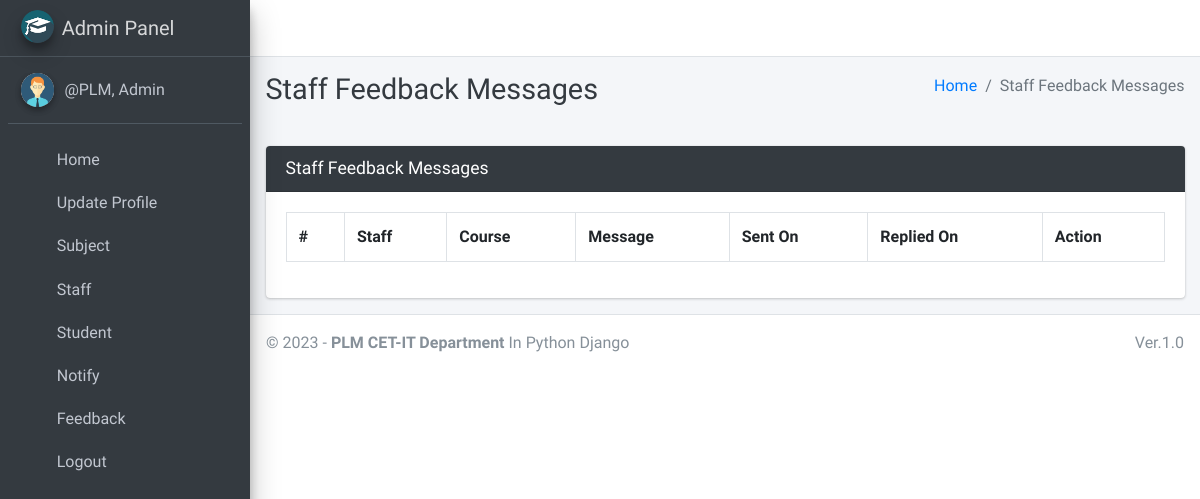
/staff/view/feedback/ (signed in), run on an earlier commit of the app's database.
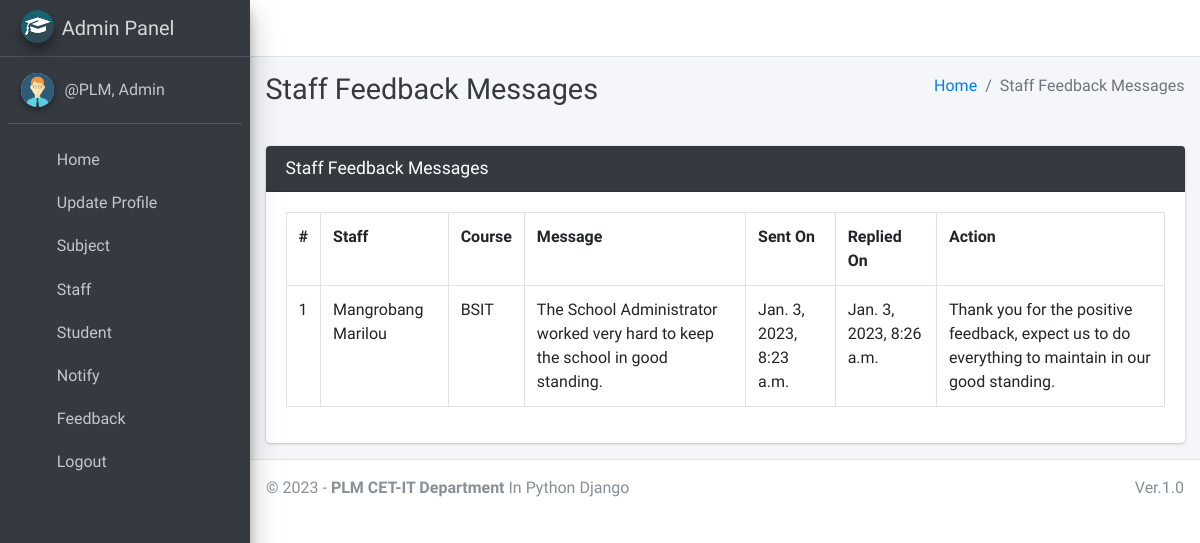
And on a later commit of the database.
### main_app/models.py (models this page shows)
class FeedbackStaff(models.Model):
    staff = models.ForeignKey(Staff, on_delete=models.CASCADE)
    feedback = models.TextField()
    reply = models.TextField()
    created_at = models.DateTimeField(auto_now_add=True)
    updated_at = models.DateTimeField(auto_now=True)

class Staff(models.Model):
    course = models.ForeignKey(Course, on_delete=models.DO_NOTHING, null=True, blank=True)
    admin = models.OneToOneField(CustomUser, on_delete=models.CASCADE)
    def __str__(self):
        return self.admin.last_name + " " + self.admin.first_name

class CustomUser(AbstractUser):
    USER_TYPE = ((1, "HOD"), (2, "Staff"), (3, "Student"))
    GENDER = [("M", "Male"), ("F", "Female")]
    username = None  # Removed username, using email instead
    email = models.EmailField(unique=True)
    user_type = models.CharField(default=1, choices=USER_TYPE, max_length=1)
    gender = models.CharField(max_length=1, choices=GENDER)
    profile_pic = models.ImageField()
    address = models.TextField()
    fcm_token = models.TextField(default="")  # For firebase notifications
    created_at = models.DateTimeField(auto_now_add=True)
    updated_at = models.DateTimeField(auto_now=True)
    USERNAME_FIELD = "email"
    REQUIRED_FIELDS = []
    objects = CustomUserManager()
    def __str__(self):
        return self.last_name + ", " + self.first_name

class Course(models.Model):
    name = models.CharField(max_length=120)
    created_at = models.DateTimeField(auto_now_add=True)
    updated_at = models.DateTimeField(auto_now=True)
    def __str__(self):
        return self.name

### main_app/hod_views.py (the view, shortened to what this page needs)
# urls.py: path("staff/view/feedback/", hod_views.staff_feedback_message,
@csrf_exempt
def staff_feedback_message(request):
    if request.method != 'POST':
        feedbacks = FeedbackStaff.objects.all()
        context = {
            'feedbacks': feedbacks,
            'page_title': 'Staff Feedback Messages'
        }
        return render(request, 'hod_template/staff_feedback_template.html', context)

### main_app/templates/hod_template/staff_feedback_template.html (shortened to what this page needs)
{% extends 'main_app/base.html' %}
{% load static %}
{% block page_title %}{{page_title}}{% endblock page_title %}
{% block content %}
<section class="content">
    <div class="container-fluid">
        <div class="row">
            <div class="col-md-12">
                <div class="card card-dark">
                    <div class="card-header">
                        <h3 class="card-title">{{page_title}}</h3>
                    </div>
                    <div class="table card-body">
                        <table class="table table-bordered table-hover">
                            <tr>
                                <th>#</th>
                                <th>Staff</th>
                                <th>Course</th>
                                <th>Message</th>
                                <th>Sent On</th>
                                <th>Replied On</th>
                                <th>Action</th>
                            </tr>
                            {% for feedback in  feedbacks %}
                              <tr>
                                  <td>{{forloop.counter}}</td>
                                  <td>{{feedback.staff}}</td>
                                  <td>{{feedback.staff.course}}</td>
                                  <td>{{feedback.feedback}}</td>
                                    {% if feedback.reply == "" %}
                                    <td>{{feedback.created_at}}</td>
                                    <td><span  class='badge badge-warning'>Pending Response</span></td>
                                         <td> <button data-toggle = "modal" data-target = "#reply_modal" value="{{feedback.id}}" class="btn btn-success reply_open_modal">Reply</button>
                                        {% else %}
                                        <td>{{feedback.created_at}}</td>
                                        <td>{{feedback.updated_at}}</td>
                                          <td>{{feedback.reply}}</td>
                                    {% endif %}
                              </tr>
                            {% endfor %}
                        </table>
                    </div>
                    </div>
            </div>
        </div>
    </div>
</section>
{% endblock content %}

What changed in the data, as far as the page shows it:
added FeedbackStaff: staff "Mangrobang Marilou", staff.course "BSIT", feedback "The School Administrator worked very hard to keep the school in good standing.", created_at "Jan. 3, 2023, 8:23 a.m.", updated_at "Jan. 3, 2023, 8:26 a.m.", reply "Thank you for the positive feedback, expect us to do everything to maintain in our good standing."
